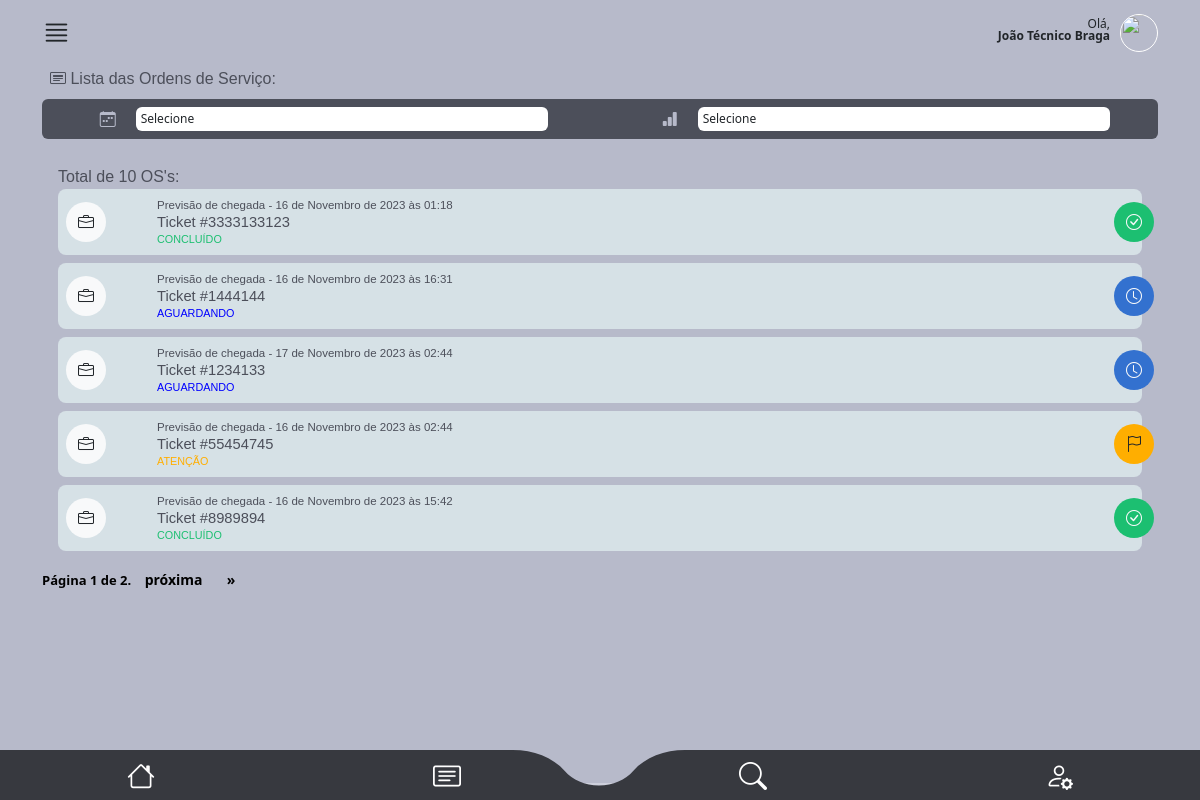
/main/minhas_os/ (signed in), run on the app's committed database.
### authentication/models.py (models this page shows, shortened)
class CustomUser(AbstractUser):
    telefone = models.CharField(max_length=15, null=False)
    endereco = models.ForeignKey(
        Endereco, on_delete=models.CASCADE, null=True, default=None
    )
    foto = models.ImageField(upload_to="img/perfil_user/", null=True, blank=True)
    email = models.EmailField(unique=True)

### staff/models.py (models this page shows, shortened)
class OrdemDeServico(models.Model):
    ticket = models.CharField(max_length=200, unique=True)
    tecnico = models.ForeignKey(
        CustomUser, on_delete=models.CASCADE, related_name="ordens_técnico"
    )
    staff = models.ForeignKey(
        CustomUser, on_delete=models.CASCADE, related_name="ordens_staff"
    )
    descricao = models.TextField(max_length=600)
    previsao_chegada = models.DateTimeField(editable=True)
    previsao_execucao = models.DateTimeField(editable=True)
    material = models.CharField(max_length=100, validators=[MinLengthValidator(3)])
    equipamento = models.CharField(max_length=100, validators=[MinLengthValidator(3)])
    data_criacao = models.DateTimeField(auto_now_add=True)
    cliente = models.ForeignKey(Cliente, on_delete=models.CASCADE)
    contrato = models.CharField(max_length=700, null=True, blank=True)
    atividade = models.CharField(max_length=50, choices=ACTIVITY_CHOICES)
    status_tecnico = models.CharField(max_length=50, choices=TECNICAL_CHOICES)
    status = models.CharField(
        max_length=10, choices=STATUS_CHOICES, default="Aguardando"
    )
    atraso_em_minutos = models.CharField(
        max_length=50, choices=ATRASO_CHOICES
    )
    atraso_descricao = models.TextField(max_length=400)
    descricao_reagendamento = models.TextField(max_length=400)
    vezes_reagendada = models.IntegerField(default=0)

### main/views.py (the view, shortened to what this page needs)
@user_passes_test(is_tecnico)
def minhas_os(request):
    try:
        status_filter = request.GET.get("status")
        previsao_chegada_filter = request.GET.get("previsao_chegada")
        user = request.user
        ordens_ativas = OrdemDeServico.objects.filter(
            tecnico=user, status__in=["Atenção", "Urgente", "Aguardando", "Concluído"]
        )
        ordens_ativas_counter = OrdemDeServico.objects.filter(
            tecnico=user, status__in=["Atenção", "Urgente", "Aguardando", "Concluído"]
        )
        data_atual = datetime.now().date()
        todas_as_ordens = OrdemDeServico.objects.filter(tecnico=user)
        for ordem in todas_as_ordens:
            data_previsao = ordem.previsao_chegada.date()
            if data_previsao < data_atual and ordem.status in [
                "Atenção",
                "Urgente",
                "Aguardando",
            ]:
                ordem.status = "Reagendar"
                ordem.status_tecnico = "Aguardando Aceite"
                ordem.vezes_reagendada += 1
                ordem.descricao_reagendamento = "Ordem ignorada pelo técnico"
                ordem.save()
        if status_filter and status_filter != "Todas":
            ordens_ativas = ordens_ativas.filter(status=status_filter)
        items_per_page = 5
        paginator = Paginator(ordens_ativas, items_per_page)
        page = request.GET.get("page")
        try:
            ordens_ativas = paginator.page(page)
        except PageNotAnInteger:
            ordens_ativas = paginator.page(1)
        except EmptyPage:
            ordens_ativas = paginator.page(paginator.num_pages)
        return render(
            request,
            "minhas_os.html",
            {"ordens_ativas": ordens_ativas, "qtdos": len(ordens_ativas_counter)},
        )
    except Exception as e:
        return render(request, "error.html", {"error_message": str(e)})

### main/helpers.py (called while the page is built)
def is_tecnico(user):
    return user.groups.filter(name="Técnico").exists()

### main/templates/minhas_os.html (shortened to what this page needs)
{% extends "base2.html" %}
{%load static%}
{% block rest %}
      <section id="lista_oc_scr">
        <div class="container">
            <div id="oc_lista">
                <label class="mt-1 mb-2 ms-2 font-medium color04"><i class="bi bi-bi bi-card-heading"></i> Lista das Ordens de Serviço:</label>
                <form id="filter_oc" class="bg04 p-2">
                  <div class="row">
                    <div class="col-6">
                      <div class="row">
                        <div class="col-2 text-end">
                          <i class="bi bi-calendar-week color03 me-1"></i>
                        </div>
                        <div class="col-10 p-0">
                          <select class="form-control ms-1" id = 'date-filter'>
                            <option selected>Selecione</option>
                          </select>
                        </div>
                      </div>
                    </div>
                    <div class="col-6">
                      <div class="row">
                        <div class="col-2 text-end">
                          <i class="bi bi-bar-chart-fill color03 me-1"></i>
                        </div>
                        <div class="col-10 p-0">
                          <select class="form-control ms-1" id='status-filter'>
                            <option selected>Selecione</option>
                          </select>
                        </div>
                      </div>
                    </div>
                  </div>
                </form>
              <div class="tab-pane fade show active" id="pills-01" role="tabpanel" aria-labelledby="pills-home-tab" tabindex="0">
                <label class="mt-2 font-medium color04">Total de {{qtdos}} OS's:</label>
                {% for ordem in ordens_ativas %}
                <div class="oc_lista_item">
                      <a href="{% url 'os_detail2' ordem.id %}" class="a-whole"></a>
                      <div class="row">
                          <div class="col-2 col-md-1">
                              <div class="icon bg-light"><i class="bi bi-briefcase text-dark"></i></div>
                          </div>
                          <div class="col-9 col-md-11">
                              <div class="oc_l_data color04 font-light">Previsão de chegada - {{ ordem.previsao_chegada }}</div>
                              <div class="oc_l_nome font-medium color04">Ticket #{{ ordem.ticket }}</div>
                              <div class="oc_l_status font-medium {% if ordem.status == 'Urgente' %}color-red{% elif ordem.status == 'Atenção' %}color-yellow{% elif ordem.status == 'Aguardando' %}color-blue{% elif ordem.status == 'Concluído' %}color-green{% endif %}">{{ ordem.status }}</div>
                          </div>
                          {% if ordem.status == "Urgente" %}
                              <div class="status_icon bg05 text-light">
                                  <i class="bi bi-exclamation-triangle-fill"></i>
                              </div>
                          {% elif ordem.status == "Atenção" %}
                              <div class="status_icon bg06 text-dark">
                                  <i class="bi bi-flag"></i>
                              </div>
                          {% elif ordem.status == "Aguardando" %}
                              <div class="status_icon bg01 text-light">
                                  <i class="bi bi-clock"></i>
                              </div>
                          {% elif ordem.status == "Concluído" %}
                              <div class="status_icon bg02 text-light">
                                <i class="bi bi-check-circle"></i>
                            </div>
                          {% endif %}
                      </div>
                  </div>
                  {% endfor %}
                </div>
                <div class="pagination">
                  <span class="step-links">
                      <span class="current-page">
                          Página {{ ordens_ativas.number }} de {{ ordens_ativas.paginator.num_pages }}.
                      </span>
                      {% if ordens_ativas.has_next %}
                          <a href="?page={{ ordens_ativas.next_page_number }}">próxima</a>
                          <a href="?page={{ ordens_ativas.paginator.num_pages }}">&raquo;</a>
                      {% endif %}
                  </span>
              </div>
              </div>
      </section>
  {% endblock %}

### main/templates/base2.html (shortened to what this page needs)
{%load static%}
<!DOCTYPE html>
<html lang="en" data-bs-theme="auto">
  <head>
    <link
      rel="stylesheet"
      href="https://cdn.jsdelivr.net/npm/@docsearch/css@3"
    />
    <link
      rel="stylesheet"
      href="https://cdn.jsdelivr.net/npm/bootstrap-icons@1.11.1/font/bootstrap-icons.css"
    />
    <link
      href="{% static 'assets/dist/css/bootstrap.min.css' %}"
      rel="stylesheet"
    />
    <link href="{% static 'assets/css/app_mamminfo.css' %}" rel="stylesheet" />
  </head>
  <body>
    <main class="bg03">
      <header>
        <div class="container">
          <div id="super_menu">
            <div class="row">
              <div class="col-3 text-start">
                <i class="bi bi-justify i_main"></i>
              </div>
              <div class="col-9 text-end">
                <p class="mt-2">
                  Olá,<br />
                  <strong>{{ user.first_name }} {{ user.last_name }}</strong>
                </p>
                <div class="photo_user mt-1">
                  {% if request.user.foto %}
                  <img src="{{ request.user.foto.url }}" alt="User Photo" />
                  {% else %}
                  <img
                    src="https://cdn-icons-png.flaticon.com/512/3106/3106807.png?auto=format&fit=crop&q=80&w=1760&ixlib=rb-4.0.3&ixid=M3wxMjA3fDB8MHxwaG90by1wYWdlfHx8fGVufDB8fHx8fA%3D%3D"
                    alt=""
                  />
                  {% endif %}
                </div>
              </div>
            </div>
          </div>
        </div>
      </header>
      {% block rest %}{% endblock %}
    </main>
    <footer>
      <ul class="row">
        <li class="col-3 mt-1">
          <a href="{% url 'dashboard' %}"><i class="bi bi-house"></i></a>
        </li>
        <li class="col-3 p-0 mt-1 text-start text-md-center">
          <a href="{% url 'minhas_os' %}" class="text-start text-md-center"
            ><i class="bi bi-card-text"></i
          ></a>
        </li>
        <li class="col-3 p-0 mt-1 text-end text-md-center">
          <a href="{% url 'tela_busca' %}" class="text-end text-md-center"
            ><i class="bi bi-search"></i
          ></a>
        </li>
        <li class="col-3 mt-1">
          <a href="{% url 'tela_user' %}"><i class="bi bi-person-gear"></i></a>
        </li>
      </ul>
    </footer>
  </body>
</html>

### main/templates/static/assets/css/app_mamminfo.css (style rules this page uses)
html { font-family: 'Noto', sans-serif;background: #ced0dc; }
.font-medium { font-family: 'NotoMedium', sans-serif;font-weight: 400; }
.font-light { font-family: 'NotoLight', sans-serif;font-weight: 300; }
.bg01 { background: #3371cf; }
.bg02 { background: #1cbf71; }
.bg03 { background: #b7baca; }
.bg04 { background: #4c4f5a; }
.bg06 { background: #ffae00; }
.color03 { color: #b7baca; }
.color04 { color: #4c4f5a; }
section { height: auto;min-height: 90vh;max-width: 100vw;width: 100%; }
.a-whole { position: absolute;top: 0;bottom: 0;left: 0;right: 0;width: 100%;height: 100%;z-index: 1;display: block; }
#super_menu { padding: 10px 0;position: relative; }
#super_menu p { font-size: .75rem;line-height: 100%;display: inline-block;margin: 0 10px 0 0; }
#super_menu .i_main { font-size: 1.8rem; }
#super_menu .photo_user { float: right;display: inline-block; }
#super_menu .photo_user img { width: 38px;height: 38px;display: block;border-radius: 38px;object-fit: cover;transform-origin: 50% 50%;border: 1px solid #fff; }
#oc_lista { padding-bottom: 72px; }
#oc_lista .tab-pane { padding: 8px 16px; }
#oc_lista .oc_lista_item { background: #d6e1e6;border-radius: 8px;padding: 8px;position: relative;margin-bottom: 8px; }
#oc_lista .oc_lista_item .icon { width: 40px;height: 40px;border-radius: 40px;display: inline-block;text-align: center;line-height: 40px;position: absolute;l: 0;top: 0;bottom: 0;margin: auto; }
#oc_lista .oc_lista_item .oc_l_data { font-size: .72rem; }
#oc_lista .oc_lista_item .oc_l_nome { font-size: .92rem;line-height: 112%;white-space: nowrap;overflow: hidden;text-overflow: ellipsis; }
#oc_lista .oc_lista_item .oc_l_status { font-size: .675rem;text-transform: uppercase; }
#oc_lista .oc_lista_item .status_icon { width: 40px;height: 40px;border-radius: 40px;display: inline-block;text-align: center;line-height: 40px;position: absolute;right: -12px;top: 0;bottom: 0;margin: auto; }
footer { position: fixed;z-index: 5; width: 100%;bottom: 0;background: url(../img/footer.svg) 50% 50% / cover;height: 50px; }
footer ul { padding: 0;margin: 0;text-align: center; }
footer ul li { list-style: none;display: inline-block; }
footer li a { color: #fff;font-size: 1.75rem;width: 100%;text-align: center;display: block; }
#filter_oc { border-radius: 6px;width: 100%;height: 40px;margin-bottom: 10px; }
#filter_oc .form-control { font-size: .75rem;height: 24px;padding: 1px 5px;border: none;width: 88%; }

### data on the page
CustomUser: first_name "João Técnico", last_name "Braga"
OrdemDeServico: previsao_chegada "16 de Novembro de 2023 às 01:18", ticket "3333133123", status "CONCLUÍDO"
OrdemDeServico: previsao_chegada "16 de Novembro de 2023 às 16:31", ticket "1444144", status "AGUARDANDO"
OrdemDeServico: previsao_chegada "17 de Novembro de 2023 às 02:44", ticket "1234133", status "AGUARDANDO"
OrdemDeServico: previsao_chegada "16 de Novembro de 2023 às 02:44", ticket "55454745", status "ATENÇÃO"
OrdemDeServico: previsao_chegada "16 de Novembro de 2023 às 15:42", ticket "8989894", status "CONCLUÍDO"

### other printed values
{{ qtdos }} "10"
{{ ordens_ativas.number }} "1"
{{ ordens_ativas.paginator.num_pages }} "2"
